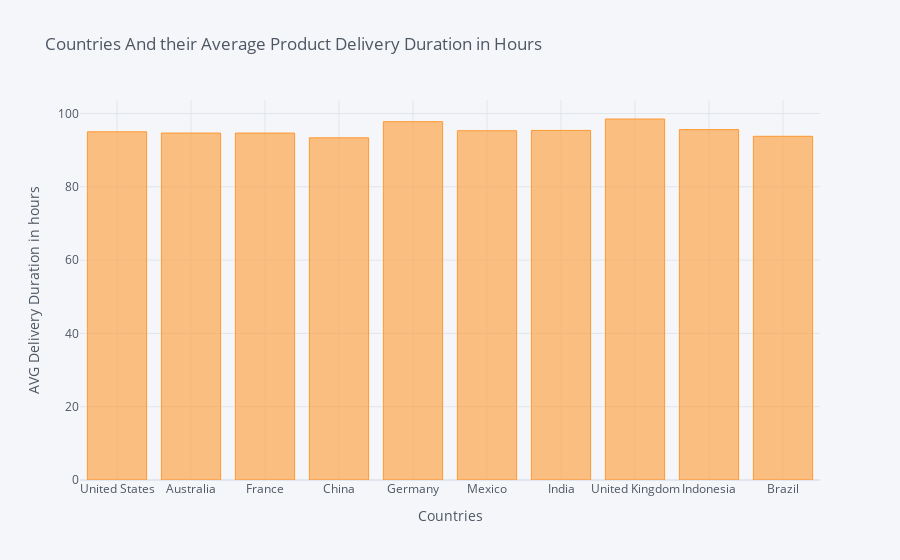

The code cell stored with this chart in its notebook:
### Code cell
top10_sales_country_DD.iplot(kind='bar',x='Country', y='Duration_in_hours',
                            title= 'Countries And their Average Product Delivery Duration in Hours',
                            xTitle='Countries',
                            yTitle= 'AVG Delivery Duration in hours')

### Figure 1 — Plotly figure (JSON) as saved in the notebook; plotly's stock layout.template omitted (floating-point values rounded to 4 significant figures)
{"data": [{"marker": {"color": "rgba(255, 153, 51, 0.6)", "line": {"color": "rgba(255, 153, 51, 1.0)", "width": 1}}, "name": "Duration_in_hours", "orientation": "v", "text": "", "x": ["United States", "Australia", "France", "China", "Germany", "Mexico", "India", "United Kingdom", "Indonesia", "Brazil"], "y": [95.01, 94.66, 94.66, 93.37, 97.77, 95.3, 95.38, 98.5, 95.6, 93.78], "type": "bar"}], "layout": {"legend": {"bgcolor": "#F5F6F9", "font": {"color": "#4D5663"}}, "paper_bgcolor": "#F5F6F9", "plot_bgcolor": "#F5F6F9", "title": {"font": {"color": "#4D5663"}, "text": "Countries And their Average Product Delivery Duration in Hours"}, "xaxis": {"gridcolor": "#E1E5ED", "showgrid": true, "tickfont": {"color": "#4D5663"}, "title": {"font": {"color": "#4D5663"}, "text": "Countries"}, "zerolinecolor": "#E1E5ED"}, "yaxis": {"gridcolor": "#E1E5ED", "showgrid": true, "tickfont": {"color": "#4D5663"}, "title": {"font": {"color": "#4D5663"}, "text": "AVG Delivery Duration in hours"}, "zerolinecolor": "#E1E5ED"}}}
